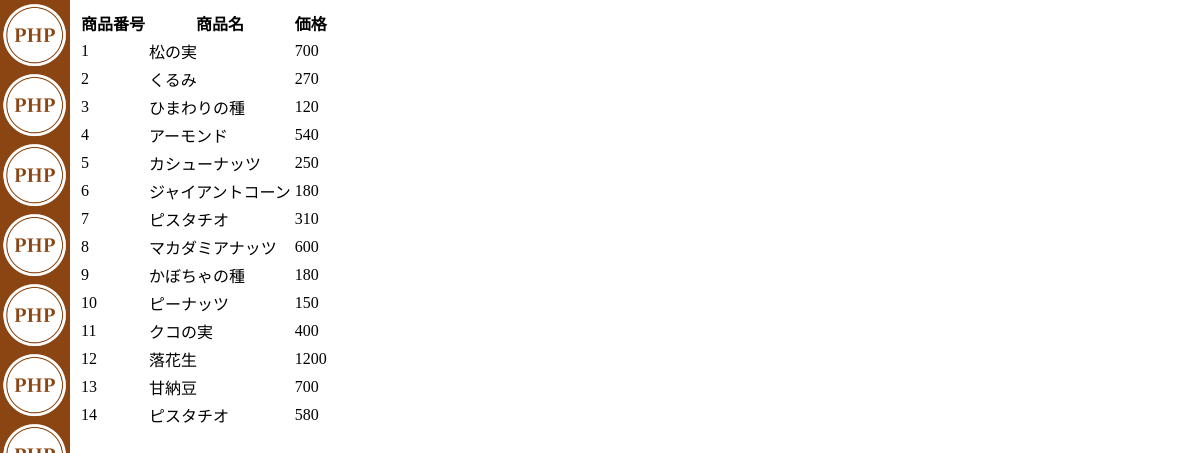
The page /admin/all4.php on the database its author committed.
### tables this page shows
CREATE TABLE `product` (
  `id` int(11) NOT NULL AUTO_INCREMENT,
  `name` varchar(200) NOT NULL,
  `price` int(11) NOT NULL,
  `images` blob,
  PRIMARY KEY (`id`)
);

### admin/all4.php (the view, shortened to what this page needs)
<?php require '../header.php'; ?>
<table>
<tr><th>商品番号</th><th>商品名</th><th>価格</th></tr>
<?php require '../connect.php';
foreach ($pdo->query('select * from product') as $row) {
	echo '<tr>';
	echo '<td>', $row['id'], '</td>';
	echo '<td>', $row['name'], '</td>';
	echo '<td>', $row['price'], '</td>';
	echo '</tr>';
}
?>
</table>
<?php require '../footer.php'; ?>

### style.css (style rules this page uses)
body { background-color: white; background-image: url(logo.png); background-size: 70px 70px; background-repeat: repeat-y; padding-left: 70px; }

### rows shown on the page
product: id "1", name "松の実", price "700"
product: id "2", name "くるみ", price "270"
product: id "3", name "ひまわりの種", price "120"
product: id "4", name "アーモンド", price "540"
product: id "5", name "カシューナッツ", price "250"
product: id "6", name "ジャイアントコーン", price "180"
product: id "7", name "ピスタチオ", price "310"
product: id "8", name "マカダミアナッツ", price "600"
product: id "9", name "かぼちゃの種", price "180"
product: id "10", name "ピーナッツ", price "150"
product: id "11", name "クコの実", price "400"
product: id "12", name "落花生", price "1200"
product: id "13", name "甘納豆", price "700"
product: id "14", name "ピスタチオ", price "580"
